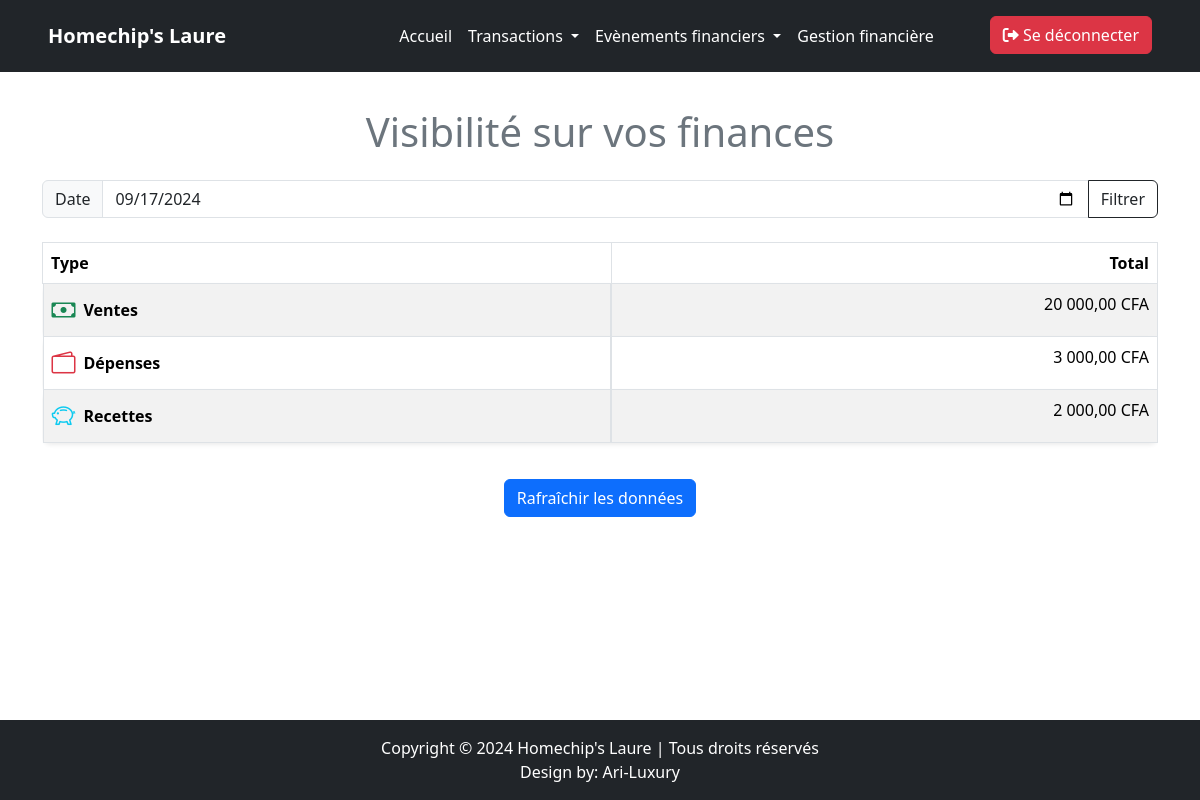
Page /dashbord/gestion.php?date=2024-09-17 (signed in) on the committed database.
### tables this page shows
CREATE TABLE `ventes` (
  `idVente` int(11) NOT NULL,
  `DateVente` date NOT NULL,
  `QuantiteVendue` int(11) NOT NULL,
  `MontantTotal` varchar(20) NOT NULL,
  `idProduit` int(11) DEFAULT NULL,
  `idModePaiement` int(11) DEFAULT NULL
);

CREATE TABLE `depenses` (
  `idDepense` int(11) NOT NULL,
  `MontantDepense` varchar(20) NOT NULL,
  `DateDepense` date NOT NULL,
  `DescriptionDepense` varchar(255) NOT NULL,
  `idModePaiement` int(11) DEFAULT NULL
);

CREATE TABLE `recettes` (
  `idRecette` int(11) NOT NULL,
  `MontantRecette` varchar(20) NOT NULL,
  `DateRecette` date NOT NULL,
  `DescriptionRecette` varchar(255) NOT NULL,
  `idModePaiement` int(11) DEFAULT NULL
);

### dashbord/gestion.php (the view, shortened to what this page needs)
<?php
    include('../connexion.php');
    $date = isset($_GET['date']) ? $_GET['date'] : date('Y-m-d');
    $queryVentes = "SELECT MontantTotal FROM ventes WHERE DateVente = :date";
    $queryDepenses = "SELECT MontantDepense FROM depenses WHERE DateDepense = :date";
    $queryRecettes = "SELECT MontantRecette FROM recettes WHERE DateRecette = :date";
    if (isset($bdd)) {
        $slmtVentes = $bdd->prepare($queryVentes);
        $slmtDepenses = $bdd->prepare($queryDepenses);
        $slmtRecettes = $bdd->prepare($queryRecettes);
        $slmtVentes->execute([':date' => $date]);
        $slmtDepenses->execute([':date' => $date]);
        $slmtRecettes->execute([':date' => $date]);
    } else {
        die("Connexion à la base de données échouée.");
    }
    $totalVentes = 0;
    $totalDepenses = 0;
    $totalRecettes = 0;
    $deviseVentes = '';
    $deviseDepenses = '';
    $deviseRecettes = '';
    function extractMontant($string) {
        $string = preg_replace('/[^\d.,]/', '', $string);
        $string = str_replace(',', '.', $string);
        return is_numeric($string) ? (float)$string : 0;
    }
    function extractDevise($string) {
        $devise = preg_replace('/[\d.,\s]/', '', $string);
        return $devise ? $devise : 'CFA';
    }
    while($row = $slmtVentes -> fetch(PDO::FETCH_ASSOC)){
        $totalVentes += extractMontant($row['MontantTotal']);
        $deviseVentes = extractDevise($row['MontantTotal']);
    }
    while($row = $slmtDepenses -> fetch(PDO::FETCH_ASSOC)){
        $totalDepenses += extractMontant($row['MontantDepense']);
        $deviseDepenses = extractDevise($row['MontantDepense']);
    }
    while($row = $slmtRecettes -> fetch(PDO::FETCH_ASSOC)){
        $totalRecettes += extractMontant($row['MontantRecette']);
        $deviseRecettes = extractDevise($row['MontantRecette']);
    }
?>
<!DOCTYPE html>
<html lang="en">
<head>
    <link href="https://cdn.jsdelivr.net/npm/bootstrap@5.3.3/dist/css/bootstrap.min.css" rel="stylesheet">
    <link href="https://cdn.jsdelivr.net/npm/bootstrap-icons/font/bootstrap-icons.css" rel="stylesheet">
</head>
<body class="d-flex flex-column min-vh-100">
    <?php include '../navbar/en_tete.php'; ?>
    <section class="container my-5 flex-grow-1">
        <h1 class=" ajout text-center text-secondary fs-1 mb-4">Visibilité sur vos finances</h1>
        <div class="date-filter text-center">
            <form method="GET" action="gestion.php">
                <div class="input-group">
                    <span class="input-group-text">Date</span>
                    <input type="date" name="date" class="form-control" value="<?= htmlspecialchars($date); ?>" required>
                    <button type="submit" class="btn btn-outline-dark">Filtrer</button>
                </div>
            </form>
        </div><br>
        <div class="table-responsive">
            <table class="table table-bordered table-striped">
                <thead class="text-white">
                    <tr>
                        <th>Type</th>
                        <th class="text-end fw-bold">Total</th>
                    </tr>
                </thead>
                <tbody>
                    <tr class="bg-light rounded-3 shadow-sm">
                        <td class="fw-bold d-flex align-items-center">
                            <i class="bi bi-cash me-2 fs-4 text-success"></i> Ventes
                        </td>
                        <td class="text-end"><?= number_format($totalVentes, 2, ',', ' '); ?> <?= htmlspecialchars($deviseVentes); ?> </td>
                    </tr>
                    <tr class="bg-light rounded-3 shadow-sm mt-3">
                        <td class="fw-bold d-flex align-items-center">
                            <i class="bi bi-wallet2 me-2 fs-4 text-danger"></i> Dépenses
                        </td>
                        <td class="text-end"><?= number_format($totalDepenses, 2, ',', ' '); ?> <?= htmlspecialchars($deviseDepenses); ?> </td>
                    </tr>
                    <tr class="bg-light rounded-3 shadow-sm mt-3">
                        <td class="fw-bold d-flex align-items-center">
                            <i class="bi bi-piggy-bank me-2 fs-4 text-info"></i> Recettes
                        </td>
                        <td class="text-end"><?= number_format($totalRecettes, 2, ',', ' '); ?> <?= htmlspecialchars($deviseRecettes); ?> </td>
                    </tr>
                </tbody>
            </table>
        </div>
        <div class="text-center refresh-button">
            <a href="gestion.php" class="btn btn-primary">Rafraîchir les données</a>
        </div>
    </section>
    <footer class="bg-dark text-white text-center py-3">
        <p class="mb-0">Copyright © 2024 Homechip's Laure | Tous droits réservés</p>
        <p class="mb-0">Design by: <a href="https://ari-luxury.com" class="text-white text-decoration-none">Ari-Luxury</a></p>
    </footer>
</body>
</html>

### dashbord/gestion.php (style rules this page uses)
.ajout { margin-top: 60px; }
.table-responsive { overflow-x: auto; }
footer { margin-top: auto; bottom: 0; width: 100%; }
.refresh-button { margin-top: 20px; }

### rows in the picture
ventes: MontantTotal "CFA"
depenses: MontantDepense "CFA"
recettes: MontantRecette "CFA"

### other values in the picture
$totalVentes "20 000,00"
$totalDepenses "3 000,00"
$totalRecettes "2 000,00"
